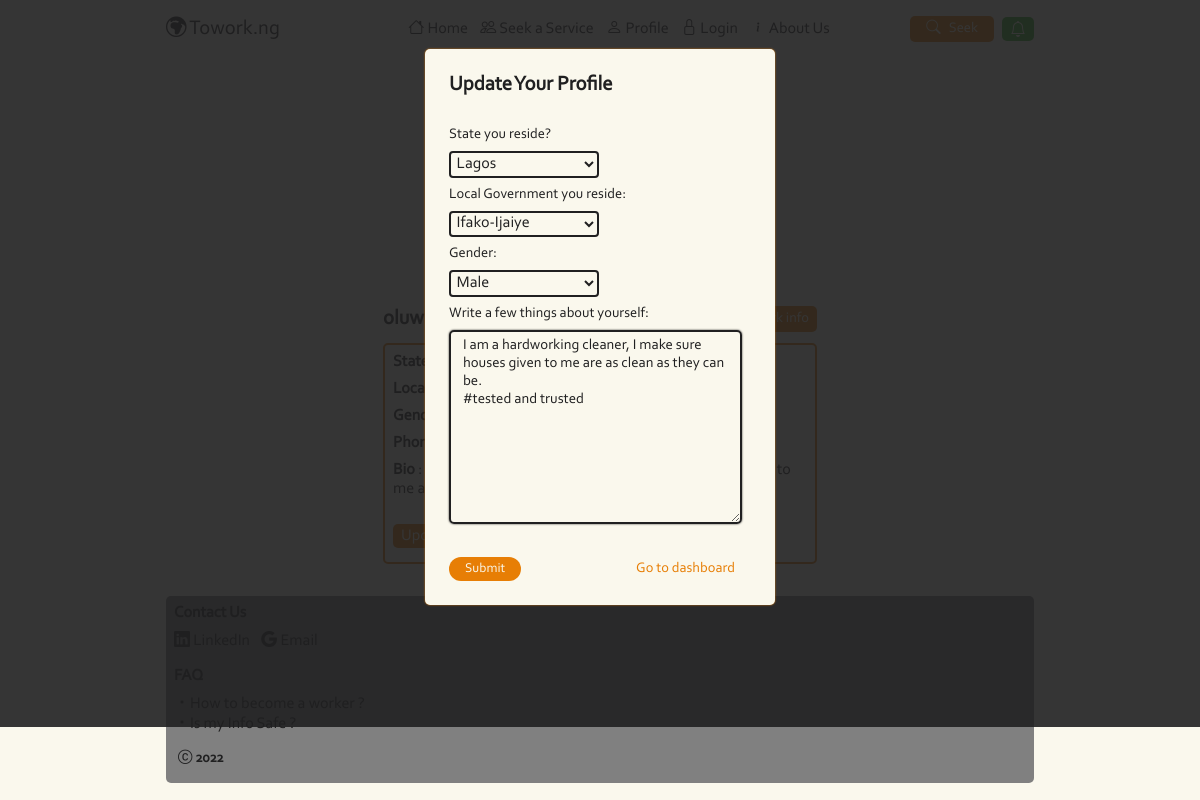
Page /dashboard/profile/1/update (signed in) on the committed database.
### users/models.py (models this page shows, shortened)
class Profile(models.Model):
    user = models.OneToOneField(
        User,
        on_delete=models.CASCADE)
    picture = models.ImageField(
        default = 'default.jpg',
        upload_to='profile_pics')
    local_government = models.CharField(
        choices = localGovts,
        default='Agege',
        max_length=50,
        verbose_name='Local Government you reside')
    state = models.CharField(
        choices=states ,
        default='Ogun',
        max_length=50,
        verbose_name='State you reside?')
    gender = models.CharField(
        choices=gender,
        max_length=6,
        default='Male')
    bio = models.TextField(
        verbose_name='Write a few things about yourself')
    phone = models.PositiveBigIntegerField(
        verbose_name='Phone Number',
        default=''
    )

### users/views.py (the view, shortened to what this page needs)
# urls.py: path('profile/<int:pk>/update', profileUpdate.as_view(), name='profile-update'),
class profileUpdate(LoginRequiredMixin, UserPassesTestMixin , UpdateView):
    model = Profile
    template_name = 'users/dashboard.html'
    fields = ['state','local_government','gender','bio']
    def test_func(self):
        profile = self.get_object()
        if self.request.user == profile.user:
            return True
        return False
    def get_context_data(self, *args,**kwargs):
        context = super().get_context_data(**kwargs)
        context['text'] = "Update Your Profile"
        return context

### users/templates/users/dashboard.html (shortened to what this page needs)
{% extends 'base.html' %}
{% block pages %}
    <section id="dashboard" class="col w-100 plr-3 mbt-4">
        {% if user.profile %}
        <div class="bg-image mxw-200 mxh-200 w-100 h-30vh bx-sh bdrs-circle bd-4-col o-hide">
        </div>
        <div class="mt-3 w-100 p-2 mxw-450">
            <p class="fs-4 row jc-sb">
                <span class="bold"> {{ user.username }} </span>
                {% if user.profile.worker %}
                <a href="{% url 'worker-update' user.profile.worker.id %}" class="f-white bg-col plr-2 p-1 bdrs bi-arrow-right fs-6"> Update work info </a>
                {% else %}
                <a href="{% url 'worker-new' %}" class="f-white bg-col plr-2 p-1 bdrs bi-arrow-right fs-6"> Become a Worker </a>
                {% endif %}
            </p>
            <div class="jc-sb bd-2-col bdrs p-2 pb-3">
                <p class=""> <b>State</b> : {{ user.profile.state }} </p>
                <p class=""> <b>Local-govt</b> : {{ user.profile.local_government }} </p>
                <p class=""> <b>Gender</b> : {{ user.profile.gender }} </p>
                <p class=""> <b>Phone</b> : {{ user.profile.phone }} </p>
                <p class=""> <b>Bio</b> : {{ user.profile.bio }} </p>
                <br>
                <a href="{% url 'profile-update' user.profile.id %}" class="f-white bg-col plr-2 p-1 bdrs">
                </a>
            </div>
        </div>
        {% endif %}
        {% if form %}
        <main class="pos-fixed w-100 h-100 col">
            {% include 'workers/worker_form.html' %}
        </main>
        {% endif %}
    </section>
{% endblock pages %}

### workers/templates/workers/worker_form.html (shortened to what this page needs)
<form method='POST' class='pl-4 m-auto mbt-2 mxw-350 pos-absolute bg-white bdrs pbt-4 w-100 bx-sh-col'>
    <p class="bold fs-4 w-100"> {{ text }} </p>
    <br>
    {{ form.as_p }}
    <br>
    <div class="row jc-sb pr-4 fs-6">
        <button type="submit" class="bg-col bdrs-pill f-white as-fs plr-3 p-1"> Submit </button>
        <a href="{% url 'dashboard' %}" class="f-col pr-3">Go to dashboard</a>
    </div>
</form>

### users/static/base/style.css (style rules this page uses)
*, *::after, *::before { box-sizing: border-box; -webkit-box-sizing: border-box; color: var(--black); }
:root { --col: #e77e05; --white: #faf8ed; --black: #202021; --green: #35b92b; --red: #ec0e0e; --blue: #1414fa; --grey: grey; --yellow: #ffc107; }
html { overflow-x: hidden; scroll-behavior: smooth; scroll-padding-top: 15px; }
body { margin: 0; padding: 0; background-color: var(--white); }
p { margin-top: 0; margin-bottom: 0.5em; }
a { cursor: pointer; text-decoration: none; }
button { border: 0; outline: 0; }
input, textarea { outline: 0; font-size: 92%; width: 90%; padding: 5px 2px; border: 0; background-color: transparent; box-shadow: 0 0 2px; border-radius: 5px; }
select { background-color: transparent; padding: 0.1em ; border-radius: 0.25em; font-family: inherit; font-size: inherit; cursor: pointer; }
.f-col { color: var(--col) }
.f-white { color: var(--white) }
.bg-col { background-color: var(--col) }
.bg-white { background-color: var(--white) }
.pos-fixed { position: fixed }
.pos-absolute { position: absolute }
.jc-sb { justify-content: space-between !important }
.as-fs { align-self: flex-start; }
.bold { font-weight: bold }
.bx-sh { box-shadow: 0 0 2px var(--black) }
.bx-sh-col { box-shadow: 0 0 2px var(--col) }
.bdrs { -webkit-border-radius: 5px !important; -moz-border-radius: 5px !important; border-radius: 5px !important; }
.bdrs-circle { border-radius: 50%; overflow: hidden; }
.bdrs-pill { border-radius: 50em; }
.bd-2-col { border: 2px solid var(--col) }
.bd-4-col { border: 4px solid var(--col) }
.p-1 { padding: 0.25rem !important; }
.p-2 { padding: 0.5rem !important; }
.pb-3 { padding-bottom: 1rem !important; }
.pr-3 { padding-right: 1rem !important; }
.pr-4 { padding-right: 1.5rem !important; }
.pl-4 { padding-left: 1.5rem !important; }
.plr-2 { padding-left: 0.5rem !important; padding-right: 0.5rem !important; }
.plr-3 { padding-left: 1rem !important; padding-right: 1rem !important; }
.pbt-4 { padding-top: 1.5rem !important; padding-bottom: 1.5rem !important; }
.m-auto { margin-left: auto; margin-right: auto; }
.mt-3 { margin-top: 1rem !important; }
.mbt-2 { margin-top: 0.5rem !important; margin-bottom: 0.5rem !important; }
.mbt-4 { margin-top: 1.5rem !important; margin-bottom: 1.5rem !important; }
.fs-4 { font-size: calc(1.275rem + 0.01vw) !important; }
.fs-6 { font-size: 0.9rem !important; }
.w-100 { width: 100%; }
.mxw-200 { max-width: 200px; }
.mxw-350 { max-width: 350px; }
.mxw-450 { max-width: 450px; }
.mxh-200 { max-height: 200px; }
.h-100 { height: 100%; }
.h-30vh { height: 30vh; }
.col { display: flex; align-items: center; flex-direction: column; justify-content: center; }
.row { display: flex; align-items: center; justify-content: space-around; }
.o-hide { overflow: hidden; }

### users/static/base/corbel.css (style rules this page uses)
* { font-family: corbel; }

### users/templates/base.html (style rules this page uses)
label { font-size: 90%; display: block; padding-bottom: 7px; }
select { border: 2px solid var(--black); width: 150px; padding-bottom: 3px; }
textarea { box-shadow: 0; padding-left: 0.81em; border: 2px solid var(--black); }

### rows in the picture
Profile: state "Lagos", local_government "Ifako-Ijaiye", gender "Male", bio "I am a hardworking cleaner, I make sure houses given to me are as clean as they can be. #tested and trusted"

### other values in the picture
{{ text }} "Update Your Profile"
